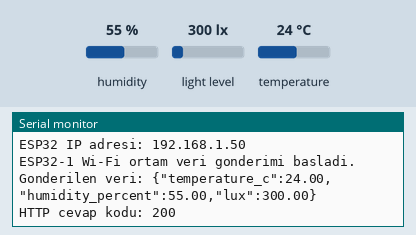
Recording of a sketch running on a simulated ESP32. Shown: the last lines printed to the serial monitor. Inputs (shaded band) come from the test bench; at power-on: humidity 55 %, light level 300 lx, temperature 24 °C. WiFi joins after 1.5 s; servers stay silent unless stated; uploads are accepted with an empty reply.

Above: at 3.7 s.
3.8 s: humidity set to 22 %
At 8.4 s:
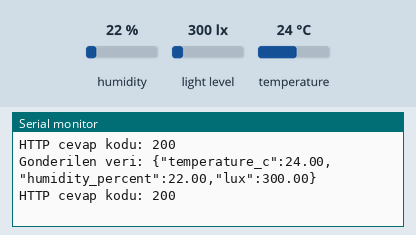
9.6 s: light level set to 40 lx
At 13.8 s:
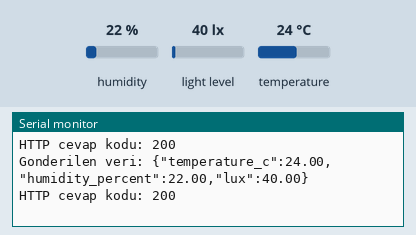
15.4 s: temperature set to 12 °C
At 19.3 s:
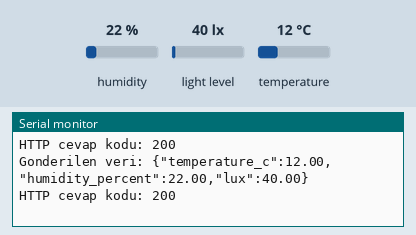
21.2 s: light level set to 500 lx
At 24.8 s:
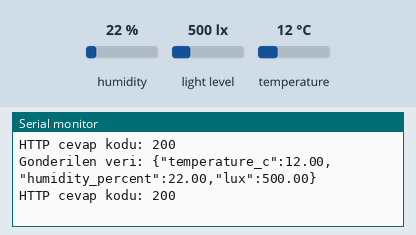
27.0 s: humidity set to 40 %
At 29.1 s:
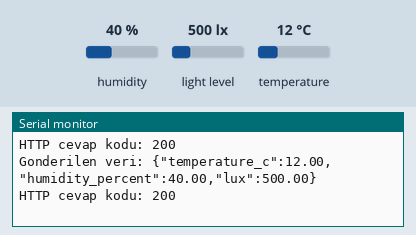
Timing chart, 0 to 30.6 s (numbered marks = the images above; inputs shaded):
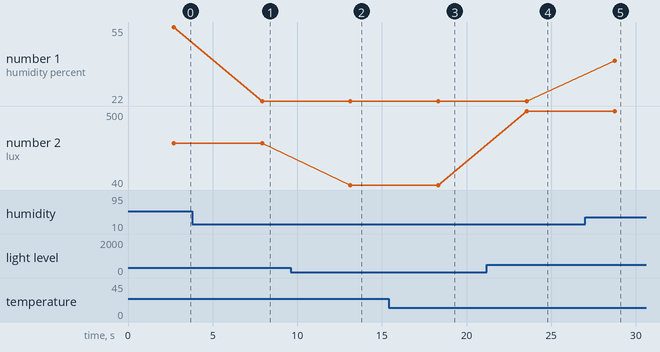

Measured:
- after the input at 3.8 s, the serial monitor: prints a new line after 4.1 s (image 1)
- after the input at 9.6 s, the serial monitor: prints a new line after 3.5 s (image 2)
- after the input at 15.4 s, the serial monitor: prints a new line after 2.9 s (image 3)
- after the input at 21.2 s, the serial monitor: prints a new line after 2.3 s (image 4)
- after the input at 27.0 s, the serial monitor: prints a new line after 1.8 s (image 5)
- plotted number 1: 55 → 22 after the input at 3.8 s, 22 → 40 after the input at 27.0 s
- plotted number 2: 300 → 40 after the input at 9.6 s, 40 → 500 after the input at 21.2 s

The sketch:

esp_ortam_dht22_bh1750.ino
```cpp
#include <WiFi.h>
#include <HTTPClient.h>
#include <Wire.h>
#include <BH1750.h>
#include <DHT.h>

#define DHTPIN 4
#define DHTTYPE DHT22

const char* ssid = "YOUR_WIFI_SSID";
const char* password = "YOUR_WIFI_PASSWORD";

const char* serverUrl = "http://YOUR_PC_IP:5000/env";

BH1750 lightMeter;
DHT dht(DHTPIN, DHTTYPE);

void connectToWiFi() {
  Serial.print("Wi-Fi baglaniyor: ");
  Serial.println(ssid);

  WiFi.begin(ssid, password);

  int tryCount = 0;

  while (WiFi.status() != WL_CONNECTED && tryCount < 30) {
    delay(500);
    Serial.print(".");
    tryCount++;
  }

  Serial.println();

  if (WiFi.status() == WL_CONNECTED) {
    Serial.println("Wi-Fi baglandi.");
    Serial.print("ESP32 IP adresi: ");
    Serial.println(WiFi.localIP());
  } else {
    Serial.println("Wi-Fi baglanamadi!");
  }
}

void setup() {
  Serial.begin(115200);
  delay(1000);

  Wire.begin(21, 22);

  dht.begin();

  if (!lightMeter.begin(BH1750::CONTINUOUS_HIGH_RES_MODE)) {
    Serial.println("BH1750 bulunamadi!");
  } else {
    Serial.println("BH1750 baslatildi.");
  }

  connectToWiFi();

  Serial.println("ESP32-1 Wi-Fi ortam veri gonderimi basladi.");
}

void loop() {
  if (WiFi.status() != WL_CONNECTED) {
    Serial.println("Wi-Fi koptu. Tekrar baglaniliyor...");
    connectToWiFi();
  }

  float temperature = dht.readTemperature();
  float humidity = dht.readHumidity();
  float lux = lightMeter.readLightLevel();

  if (isnan(temperature) || isnan(humidity)) {
    Serial.println("DHT22 okuma hatasi!");
    delay(5000);
    return;
  }

  if (WiFi.status() == WL_CONNECTED) {
    HTTPClient http;

    http.begin(serverUrl);
    http.addHeader("Content-Type", "application/json");

    String jsonData = "{";
    jsonData += "\"temperature_c\":";
    jsonData += String(temperature, 2);
    jsonData += ",";
    jsonData += "\"humidity_percent\":";
    jsonData += String(humidity, 2);
    jsonData += ",";
    jsonData += "\"lux\":";
    jsonData += String(lux, 2);
    jsonData += "}";

    int httpResponseCode = http.POST(jsonData);

    Serial.print("Gonderilen veri: ");
    Serial.println(jsonData);

    Serial.print("HTTP cevap kodu: ");
    Serial.println(httpResponseCode);

    http.end();
  } else {
    Serial.println("Wi-Fi bagli degil, veri gonderilemedi.");
  }

  delay(5000);
}
```
